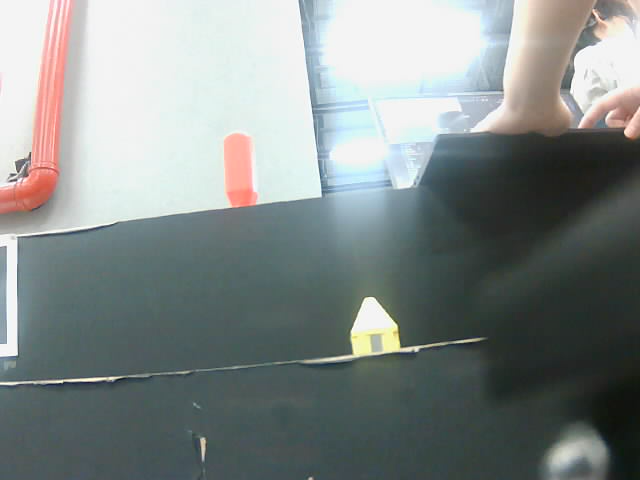
#> input picture opencv/tools/img/1.png, 640 x 480 px
$ python detect_dart1.py
#> lines starting #> are read from the running program, lines starting #| are printed output that depends on the picture; after the words box and inside, x2 and y2 are one past the last pixel; in counts of white or black regions, pixels touching at a corner belong together
import cv2
import numpy as np
import os
import sys
"""
该代码根据传入的ROI自动分析飞镖的HSV范围并计算ROI中目标飞镖的面积占比决定是否有飞镖
"""

ROOT = os.path.abspath(os.path.join(os.path.dirname(__file__), ".."))
if ROOT not in sys.path:
    sys.path.append(ROOT)

# ---------- 工具：形态学清理 ----------
def _refine_mask(mask, k_open=3, it_open=1, k_close=5, it_close=1):
    if k_open > 0 and it_open > 0:
        ker = cv2.getStructuringElement(cv2.MORPH_ELLIPSE, (k_open, k_open))
        mask = cv2.morphologyEx(mask, cv2.MORPH_OPEN, ker, iterations=it_open)
    if k_close > 0 and it_close > 0:
        ker = cv2.getStructuringElement(cv2.MORPH_ELLIPSE, (k_close, k_close))
        mask = cv2.morphologyEx(mask, cv2.MORPH_CLOSE, ker, iterations=it_close)
    return mask

# ---------- 工具：高光掩膜 ----------
def _highlight_mask(bgr, v_high=220, s_low=40, rgb_high=240):
    hsv = cv2.cvtColor(bgr, cv2.COLOR_BGR2HSV)
    H, S, V = cv2.split(hsv)
    m1 = (V >= v_high) & (S <= s_low)
    B, G, R = cv2.split(bgr)
    m2 = (R >= rgb_high) & (G >= rgb_high) & (B >= rgb_high)
    return (m1 | m2).astype(np.uint8) * 255  # 255=高光

# ---------- A) 标定：从样片里估计 HSV 阈值 ----------
def calibrate_hsv_thresholds(frames, roi_rect=None, roi_poly=None,
                             keep_percent=95,   # 保留主体 95% 像素
                             h_pad=3, s_pad=10, v_pad=10,
                             s_min_floor=60, v_min_floor=60,
                             v_high=220, s_low=40, rgb_high=240):
    """
    frames: list of BGR images (同一孔的若干样片)
    roi_rect: (x,y,w,h) 或 None
    roi_poly: 多边形顶点列表 [(x,y),...] 或 None
    返回: dict {H_min,H_max,S_min,V_min} 以及一些统计信息
    """
#> called with roi_rect = (332, 285, 94, 94), keep_percent = 95, h_pad = 3, s_pad = 10, v_pad = 10, s_min_floor = 60, v_min_floor = 60, v_high = 220
    assert roi_rect or roi_poly, "需要传 ROI（矩形或多边形）"
    H_all, S_all, V_all = [], [], []

    for img in frames:
        if roi_rect:
            x,y,w,h = roi_rect
            crop = img[y:y+h, x:x+w]
            mask_roi = np.ones(crop.shape[:2], np.uint8) * 255
        else:
            mask_roi = np.zeros(img.shape[:2], np.uint8)
            cv2.fillPoly(mask_roi, [np.int32(roi_poly)], 255)
            crop = cv2.bitwise_and(img, img, mask=mask_roi)

        # 高光掩膜并排除
        hl = _highlight_mask(crop, v_high=v_high, s_low=s_low, rgb_high=rgb_high)
        valid_mask = cv2.bitwise_not(hl)

        hsv = cv2.cvtColor(crop, cv2.COLOR_BGR2HSV)
        H, S, V = cv2.split(hsv)

        H_all.append(H[valid_mask>0].astype(np.float32))
        S_all.append(S[valid_mask>0].astype(np.float32))
        V_all.append(V[valid_mask>0].astype(np.float32))
#> this loop made 1 pass
#> (x, y, w, h) on pass 1: (332, 285, 94, 94)
#> pass 1, in calibrate_hsv_thresholds, `crop = img[y:y+h, x:x+w]`:
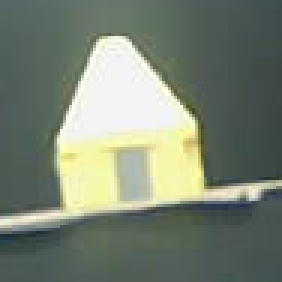
#> crop: shape (94, 94, 3) (shown 3 times larger); mean B, G, R 115.5, 130.6, 120.7
#> pass 1, in _highlight_mask, `H, S, V = cv2.split(hsv)`:
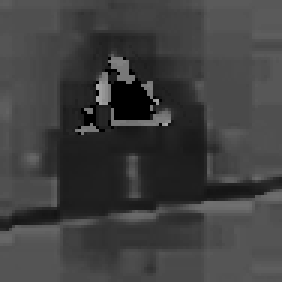
#> H: shape (94, 94) (shown 3 times larger); min 0, max 170, mean 63.2
#> pass 1, in _highlight_mask, `H, S, V = cv2.split(hsv)`:
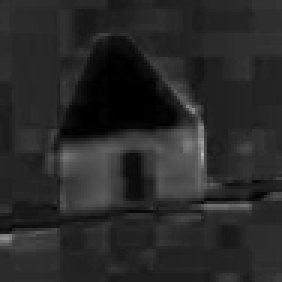
#> S: shape (94, 94) (shown 3 times larger); min 0, max 180, mean 40.3
#> after the loop:
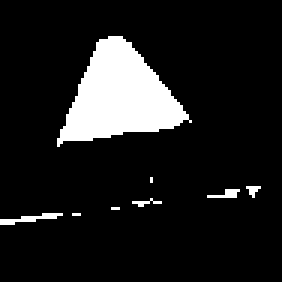
#> hl: shape (94, 94) (shown 3 times larger); 11.2% white; 8 white regions (6 under 20 px), largest, box (x1, y1, x2, y2) and area: (19, 12, 64, 49) 903, (0, 71, 21, 75) 36
#> after the loop: mask_roi: shape (94, 94); every value is 255
#> after the loop, H_all = 1 item; S_all = 1 item; V_all = 1 item

    Hs = np.concatenate(H_all) if len(H_all) else np.array([], np.float32)
#> Hs = 7847 values, max 112 at index 5521, min 20 at index 5081, mean 65.61
    Ss = np.concatenate(S_all) if len(S_all) else np.array([], np.float32)
#> Ss = 7847 values, max 180 at index 3958, min 1 at index 5260, mean 44.18
    Vs = np.concatenate(V_all) if len(V_all) else np.array([], np.float32)
#> Vs = 7847 values, max 255 at index 3327, min 49 at index 6348, mean 116.9

    if len(Hs) < 100:
        raise RuntimeError("有效样本像素太少；检查 ROI 是否正确、光斑是否过多。")

    # 百分位（中间95%）
    low = (100 - keep_percent)/2.0
    high = 100 - low

    # H 对于黄色通常不跨0/179，所以直接取分位即可；若你以后做红色，需要做环形分布处理
    H_min = float(np.percentile(Hs, low))  - h_pad
#> H_min = 26
    H_max = float(np.percentile(Hs, high)) + h_pad
#> H_max = 97
    S_min = float(np.percentile(Ss, low))  - s_pad
#> S_min = 11
    V_min = float(np.percentile(Vs, low))  - v_pad
#> V_min = 62

    # 下限地板，避免过松
    S_min = max(S_min, s_min_floor)
#> S_min = 60
    V_min = max(V_min, v_min_floor)
    H_min = max(H_min, 0)
    H_max = min(H_max, 179)

    thr = dict(H_min=H_min, H_max=H_max, S_min=S_min, V_min=V_min)
#> thr = {'H_min': 26, 'H_max': 97, 'S_min': 60, 'V_min': 62}
    stats = dict(n=len(Hs),
                 H_range=(float(np.min(Hs)), float(np.max(Hs))),
                 S_range=(float(np.min(Ss)), float(np.max(Ss))),
                 V_range=(float(np.min(Vs)), float(np.max(Vs))))
#> stats = {'n': 7847, 'H_range': (20, 112), 'S_range': (1, 180), 'V_range': (49, 255)}
    return thr, stats

# ---------- B) 检测：在 ROI 内用阈值做分割并给面积占比 ----------
def detect_dart_in_roi(frame_bgr, roi_rect=None, roi_poly=None, hsv_thr=None,
                       v_high=220, s_low=40, rgb_high=240,
                       morph_open=3, morph_close=5,
                       area_ratio_thresh=0.18,  # TODO: 面积占比阈值，可以按孔调，给孔做一个map
                       return_debug=False):
    """
    返回: present(bool), ratio(float), out(dict可选)
    out 包含: mask(ROI同尺寸二值), overlay(可视化), bbox/contour 等
    """
    assert roi_rect or roi_poly, "需要传 ROI（矩形或多边形）"
    assert hsv_thr is not None, "需要传已标定的阈值 hsv_thr"

    if roi_rect:
        x,y,w,h = roi_rect
        roi = frame_bgr[y:y+h, x:x+w]
        mask_roi = np.ones((h, w), np.uint8) * 255
        roi_origin = (x, y)
    else:
        mask_roi = np.zeros(frame_bgr.shape[:2], np.uint8)
        cv2.fillPoly(mask_roi, [np.int32(roi_poly)], 255)
        roi = cv2.bitwise_and(frame_bgr, frame_bgr, mask=mask_roi)
        x,y,w,h = cv2.boundingRect(np.int32(roi_poly))
        roi = roi[y:y+h, x:x+w]
        mask_roi = mask_roi[y:y+h, x:x+w]
        roi_origin = (x, y)

    # 高光掩膜
    hl = _highlight_mask(roi, v_high=v_high, s_low=s_low, rgb_high=rgb_high)
    valid = cv2.bitwise_and(mask_roi, cv2.bitwise_not(hl))

    # HSV 阈值
    hsv = cv2.cvtColor(roi, cv2.COLOR_BGR2HSV)
    H,S,V = cv2.split(hsv)
    mH = (H >= hsv_thr["H_min"]) & (H <= hsv_thr["H_max"])
    mS = (S >= hsv_thr["S_min"])
    mV = (V >= hsv_thr["V_min"])
    mask = (mH & mS & mV).astype(np.uint8) * 255
    mask = cv2.bitwise_and(mask, valid)

    # 形态学清理
    mask = _refine_mask(mask, k_open=morph_open, it_open=1, k_close=morph_close, it_close=1)

    # 面积占比
    area = float(np.count_nonzero(mask))
    denom = float(np.count_nonzero(mask_roi))
    ratio = (area / denom) if denom > 0 else 0.0
    present = ratio >= area_ratio_thresh

    if not return_debug:
        return bool(present), float(ratio), None

    # 可视化
    overlay = frame_bgr.copy()
    if roi_rect:
        cv2.rectangle(overlay, (x,y), (x+w,y+h), (0,255,255), 2)
    else:
        cv2.polylines(overlay, [np.int32(roi_poly)], True, (0,255,255), 2)
    # 在原图上画 mask 轮廓
    contours,_ = cv2.findContours(mask, cv2.RETR_EXTERNAL, cv2.CHAIN_APPROX_SIMPLE)
    for c in contours:
        c2 = c + np.array([[roi_origin]], dtype=c.dtype)
        cv2.polylines(overlay, [c2], True, (0,255,0), 2)

    out = dict(mask=mask, overlay=overlay, contours=contours, roi_origin=roi_origin)
    return bool(present), float(ratio), out

# ---------- C) 多帧投票（稳定判定） ----------
def vote_presence(present_flags, need_true=3):
    """
    present_flags: 最近 N 帧的布尔判定列表
    need_true: 至少多少帧为 True 才判定“有”
    """
    return sum(bool(x) for x in present_flags) >= int(need_true)

img_path = os.path.join(ROOT, "tools/img", "1.png")
frames = [cv2.imread(img_path)]  # 你自己的样片列表
# 假设你已经采集了几张样片 frames（BGR），并知道该孔的 ROI
roi = (332, 285, 94, 94)  # 或 roi_poly=[(x1,y1),...]

hsv_thr, stats = calibrate_hsv_thresholds(frames, roi_rect=roi)
#> hsv_thr has the same summary as thr in calibrate_hsv_thresholds
print("建议阈值:", hsv_thr, "样本范围(H/S/V):", stats)
#| 建议阈值: {'H_min': 26.0, 'H_max': 97.0, 'S_min': 60, 'V_min': 62.0} 样本范围(H/S/V): {'n': 7847, 'H_range': (20.0, 112.0), 'S_range': (1.0, 180.0), 'V_range': (49.0, 255.0)}
# 把 hsv_thr 存成 JSON，比赛时直接读

present_flags = []
for _ in range(1):  # 连续5帧投票
    frame = frames[0]  # 你自己的实时帧
    present, ratio, out = detect_dart_in_roi(
        frame, roi_rect=roi, hsv_thr=hsv_thr,
        area_ratio_thresh=0.18, return_debug=True
    )
    print("该孔面积占比: %.3f, 判定有飞镖: %s" % (ratio, present))
    present_flags.append(present)
    # 可视化查看
    cv2.imshow("overlay", out["overlay"])
    cv2.imshow("mask", out["mask"])
    cv2.waitKey(0)
#> this loop made 1 pass
#> (area in detect_dart_in_roi, denom in detect_dart_in_roi, ratio, present) on pass 1: (979, 8836, 0.111, False)
#| 该孔面积占比: 0.111, 判定有飞镖: False
#> pass 1, in _highlight_mask (call 2), `H, S, V = cv2.split(hsv)`:
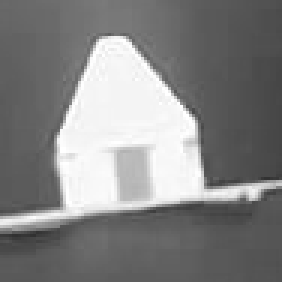
#> V: shape (94, 94) (shown 3 times larger); min 49, max 255, mean 131.1
#> pass 1, in _highlight_mask (call 2), `B, G, R = cv2.split(bgr)`:
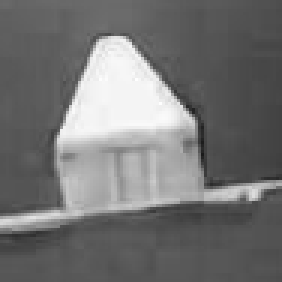
#> B: shape (94, 94) (shown 3 times larger); min 26, max 254, mean 115.5
#> frame is the input picture: shape (480, 640, 3); mean B, G, R 136.6, 138, 130.7
#> after the loop, present_flags = [False]

final_decision = vote_presence(present_flags, need_true=1)
#> final_decision = False
print("该孔是否有飞镖:", final_decision)
#| 该孔是否有飞镖: False
